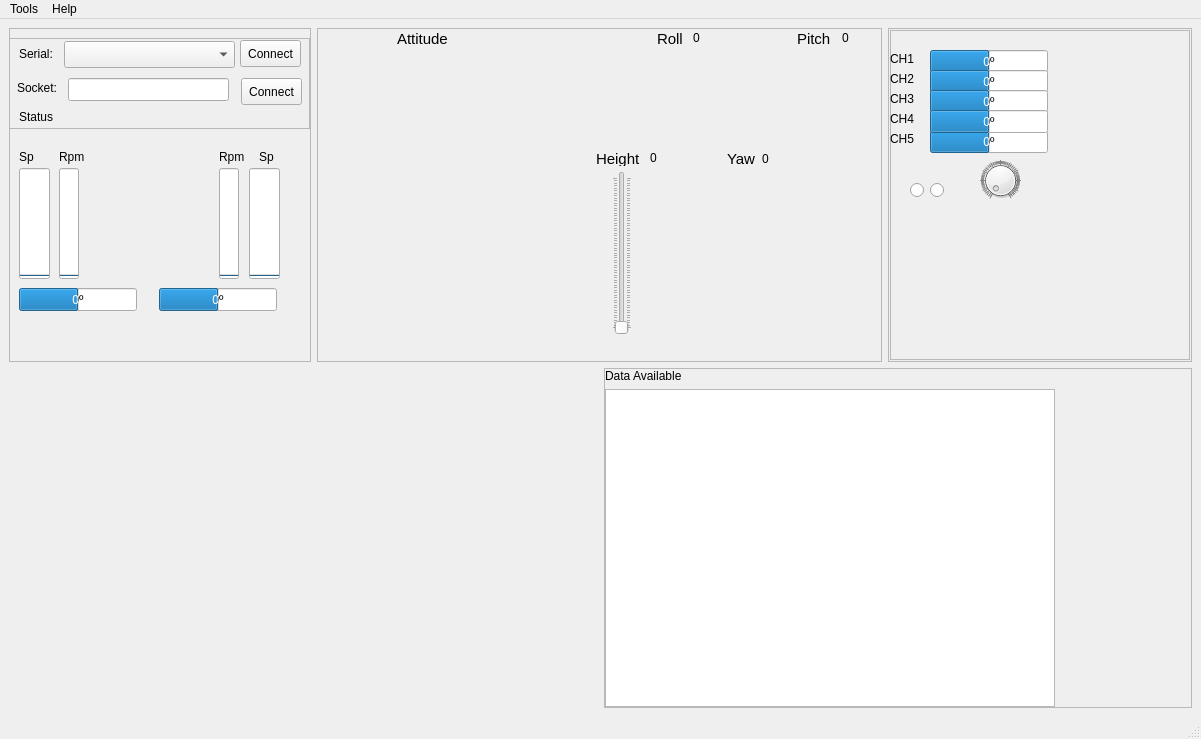
<?xml version="1.0" encoding="UTF-8"?>
<ui version="4.0">
 <class>MainWindow</class>
 <widget class="QMainWindow" name="MainWindow">
  <property name="geometry">
   <rect>
    <x>0</x>
    <y>0</y>
    <width>1200</width>
    <height>739</height>
   </rect>
  </property>
  <property name="windowTitle">
   <string>ProVANT-GroundStation</string>
  </property>
  <widget class="QWidget" name="centralwidget">
   <layout class="QVBoxLayout" name="verticalLayout_7">
    <item>
     <layout class="QVBoxLayout" name="verticalLayout_2">
      <item>
       <layout class="QHBoxLayout" name="horizontalLayout_4">
        <item>
         <widget class="QFrame" name="frame">
          <property name="enabled">
           <bool>true</bool>
          </property>
          <property name="sizePolicy">
           <sizepolicy hsizetype="Minimum" vsizetype="Expanding">
            <horstretch>0</horstretch>
            <verstretch>0</verstretch>
           </sizepolicy>
          </property>
          <property name="minimumSize">
           <size>
            <width>302</width>
            <height>334</height>
           </size>
          </property>
          <property name="maximumSize">
           <size>
            <width>302</width>
            <height>334</height>
           </size>
          </property>
          <property name="frameShape">
           <enum>QFrame::StyledPanel</enum>
          </property>
          <property name="frameShadow">
           <enum>QFrame::Raised</enum>
          </property>
          <widget class="QProgressBar" name="rMotorSetpoint">
           <property name="geometry">
            <rect>
             <x>240</x>
             <y>140</y>
             <width>31</width>
             <height>111</height>
            </rect>
           </property>
           <property name="maximum">
            <number>20</number>
           </property>
           <property name="value">
            <number>0</number>
           </property>
           <property name="orientation">
            <enum>Qt::Vertical</enum>
           </property>
           <property name="format">
            <string>%v</string>
           </property>
          </widget>
          <widget class="QProgressBar" name="lMotorSetpoint">
           <property name="geometry">
            <rect>
             <x>10</x>
             <y>140</y>
             <width>31</width>
             <height>111</height>
            </rect>
           </property>
           <property name="maximum">
            <number>20</number>
           </property>
           <property name="value">
            <number>0</number>
           </property>
           <property name="orientation">
            <enum>Qt::Vertical</enum>
           </property>
           <property name="format">
            <string>%v</string>
           </property>
          </widget>
          <widget class="QProgressBar" name="rServo">
           <property name="geometry">
            <rect>
             <x>150</x>
             <y>260</y>
             <width>118</width>
             <height>23</height>
            </rect>
           </property>
           <property name="layoutDirection">
            <enum>Qt::LeftToRight</enum>
           </property>
           <property name="autoFillBackground">
            <bool>false</bool>
           </property>
           <property name="minimum">
            <number>-500</number>
           </property>
           <property name="maximum">
            <number>500</number>
           </property>
           <property name="value">
            <number>0</number>
           </property>
           <property name="invertedAppearance">
            <bool>false</bool>
           </property>
           <property name="textDirection">
            <enum>QProgressBar::TopToBottom</enum>
           </property>
           <property name="format">
            <string>%vº</string>
           </property>
          </widget>
          <widget class="QProgressBar" name="lServo">
           <property name="geometry">
            <rect>
             <x>10</x>
             <y>260</y>
             <width>118</width>
             <height>23</height>
            </rect>
           </property>
           <property name="layoutDirection">
            <enum>Qt::LeftToRight</enum>
           </property>
           <property name="autoFillBackground">
            <bool>false</bool>
           </property>
           <property name="minimum">
            <number>-500</number>
           </property>
           <property name="maximum">
            <number>500</number>
           </property>
           <property name="value">
            <number>0</number>
           </property>
           <property name="invertedAppearance">
            <bool>false</bool>
           </property>
           <property name="textDirection">
            <enum>QProgressBar::TopToBottom</enum>
           </property>
           <property name="format">
            <string>%vº</string>
           </property>
          </widget>
          <widget class="QProgressBar" name="lMotorRpm">
           <property name="geometry">
            <rect>
             <x>50</x>
             <y>140</y>
             <width>20</width>
             <height>111</height>
            </rect>
           </property>
           <property name="maximum">
            <number>15000</number>
           </property>
           <property name="value">
            <number>0</number>
           </property>
           <property name="orientation">
            <enum>Qt::Vertical</enum>
           </property>
           <property name="format">
            <string>%v</string>
           </property>
          </widget>
          <widget class="QProgressBar" name="rMotorRpm">
           <property name="geometry">
            <rect>
             <x>210</x>
             <y>140</y>
             <width>20</width>
             <height>111</height>
            </rect>
           </property>
           <property name="maximum">
            <number>15000</number>
           </property>
           <property name="value">
            <number>0</number>
           </property>
           <property name="orientation">
            <enum>Qt::Vertical</enum>
           </property>
           <property name="format">
            <string>%v</string>
           </property>
          </widget>
          <widget class="QLabel" name="QLabel_2">
           <property name="geometry">
            <rect>
             <x>50</x>
             <y>120</y>
             <width>31</width>
             <height>17</height>
            </rect>
           </property>
           <property name="text">
            <string>Rpm</string>
           </property>
          </widget>
          <widget class="QLabel" name="QLabel_3">
           <property name="geometry">
            <rect>
             <x>10</x>
             <y>120</y>
             <width>31</width>
             <height>17</height>
            </rect>
           </property>
           <property name="text">
            <string>Sp</string>
           </property>
          </widget>
          <widget class="QLabel" name="QLabel_4">
           <property name="geometry">
            <rect>
             <x>210</x>
             <y>120</y>
             <width>31</width>
             <height>17</height>
            </rect>
           </property>
           <property name="text">
            <string>Rpm</string>
           </property>
          </widget>
          <widget class="QLabel" name="QLabel_5">
           <property name="geometry">
            <rect>
             <x>250</x>
             <y>120</y>
             <width>31</width>
             <height>17</height>
            </rect>
           </property>
           <property name="text">
            <string>Sp</string>
           </property>
          </widget>
          <widget class="QFrame" name="frame_3">
           <property name="geometry">
            <rect>
             <x>0</x>
             <y>10</y>
             <width>301</width>
             <height>91</height>
            </rect>
           </property>
           <property name="frameShape">
            <enum>QFrame::StyledPanel</enum>
           </property>
           <property name="frameShadow">
            <enum>QFrame::Raised</enum>
           </property>
           <widget class="QPushButton" name="serialConnect">
            <property name="geometry">
             <rect>
              <x>231</x>
              <y>2</y>
              <width>61</width>
              <height>27</height>
             </rect>
            </property>
            <property name="text">
             <string>Connect</string>
            </property>
           </widget>
           <widget class="QLabel" name="QLabel_6">
            <property name="geometry">
             <rect>
              <x>10</x>
              <y>7</y>
              <width>61</width>
              <height>17</height>
             </rect>
            </property>
            <property name="text">
             <string>Serial:</string>
            </property>
           </widget>
           <widget class="QComboBox" name="serialList">
            <property name="geometry">
             <rect>
              <x>55</x>
              <y>3</y>
              <width>171</width>
              <height>27</height>
             </rect>
            </property>
           </widget>
           <widget class="QLabel" name="serialStatus">
            <property name="geometry">
             <rect>
              <x>10</x>
              <y>70</y>
              <width>61</width>
              <height>17</height>
             </rect>
            </property>
            <property name="text">
             <string>Status</string>
            </property>
           </widget>
           <widget class="QLabel" name="QLabel_11">
            <property name="geometry">
             <rect>
              <x>8</x>
              <y>41</y>
              <width>51</width>
              <height>17</height>
             </rect>
            </property>
            <property name="text">
             <string>Socket:</string>
            </property>
           </widget>
           <widget class="QLineEdit" name="lineEdit">
            <property name="geometry">
             <rect>
              <x>59</x>
              <y>40</y>
              <width>161</width>
              <height>23</height>
             </rect>
            </property>
           </widget>
           <widget class="QPushButton" name="serialConnect_2">
            <property name="geometry">
             <rect>
              <x>232</x>
              <y>40</y>
              <width>61</width>
              <height>27</height>
             </rect>
            </property>
            <property name="text">
             <string>Connect</string>
            </property>
           </widget>
          </widget>
          <zorder>rMotorSetpoint</zorder>
          <zorder>lMotorSetpoint</zorder>
          <zorder>rServo</zorder>
          <zorder>lServo</zorder>
          <zorder>lMotorRpm</zorder>
          <zorder>rMotorRpm</zorder>
          <zorder>QLabel_2</zorder>
          <zorder>QLabel_3</zorder>
          <zorder>QLabel_4</zorder>
          <zorder>QLabel_5</zorder>
          <zorder>frame_3</zorder>
          <zorder>horizontalLayoutWidget_4</zorder>
         </widget>
        </item>
        <item>
         <widget class="QFrame" name="frame_2">
          <property name="minimumSize">
           <size>
            <width>565</width>
            <height>334</height>
           </size>
          </property>
          <property name="maximumSize">
           <size>
            <width>565</width>
            <height>334</height>
           </size>
          </property>
          <property name="frameShape">
           <enum>QFrame::StyledPanel</enum>
          </property>
          <property name="frameShadow">
           <enum>QFrame::Raised</enum>
          </property>
          <widget class="QWidget" name="horizontalLayoutWidget">
           <property name="geometry">
            <rect>
             <x>0</x>
             <y>20</y>
             <width>281</width>
             <height>231</height>
            </rect>
           </property>
           <layout class="QHBoxLayout" name="lay3"/>
          </widget>
          <widget class="QWidget" name="horizontalLayoutWidget_2">
           <property name="geometry">
            <rect>
             <x>279</x>
             <y>19</y>
             <width>291</width>
             <height>101</height>
            </rect>
           </property>
           <layout class="QHBoxLayout" name="lay4"/>
          </widget>
          <widget class="QWidget" name="horizontalLayoutWidget_3">
           <property name="geometry">
            <rect>
             <x>281</x>
             <y>140</y>
             <width>290</width>
             <height>171</height>
            </rect>
           </property>
           <layout class="QHBoxLayout" name="lay5"/>
          </widget>
          <widget class="QLabel" name="QLabel_7">
           <property name="geometry">
            <rect>
             <x>80</x>
             <y>0</y>
             <width>121</width>
             <height>21</height>
            </rect>
           </property>
           <property name="font">
            <font>
             <pointsize>11</pointsize>
            </font>
           </property>
           <property name="text">
            <string>Attitude</string>
           </property>
          </widget>
          <widget class="QLabel" name="QLabel_8">
           <property name="geometry">
            <rect>
             <x>340</x>
             <y>0</y>
             <width>31</width>
             <height>21</height>
            </rect>
           </property>
           <property name="font">
            <font>
             <pointsize>11</pointsize>
            </font>
           </property>
           <property name="text">
            <string>Roll</string>
           </property>
          </widget>
          <widget class="QLabel" name="QLabel_9">
           <property name="geometry">
            <rect>
             <x>480</x>
             <y>0</y>
             <width>41</width>
             <height>21</height>
            </rect>
           </property>
           <property name="font">
            <font>
             <pointsize>11</pointsize>
            </font>
           </property>
           <property name="text">
            <string>Pitch</string>
           </property>
          </widget>
          <widget class="QLabel" name="QLabel_10">
           <property name="geometry">
            <rect>
             <x>410</x>
             <y>120</y>
             <width>41</width>
             <height>21</height>
            </rect>
           </property>
           <property name="font">
            <font>
             <pointsize>11</pointsize>
            </font>
           </property>
           <property name="text">
            <string>Yaw</string>
           </property>
          </widget>
          <widget class="QLabel" name="label_6">
           <property name="geometry">
            <rect>
             <x>376</x>
             <y>2</y>
             <width>30</width>
             <height>16</height>
            </rect>
           </property>
           <property name="text">
            <string>0</string>
           </property>
          </widget>
          <widget class="QLabel" name="label_7">
           <property name="geometry">
            <rect>
             <x>525</x>
             <y>2</y>
             <width>30</width>
             <height>16</height>
            </rect>
           </property>
           <property name="text">
            <string>0</string>
           </property>
          </widget>
          <widget class="QLabel" name="label_8">
           <property name="geometry">
            <rect>
             <x>445</x>
             <y>123</y>
             <width>30</width>
             <height>16</height>
            </rect>
           </property>
           <property name="text">
            <string>0</string>
           </property>
          </widget>
          <widget class="QLabel" name="label_10">
           <property name="geometry">
            <rect>
             <x>279</x>
             <y>123</y>
             <width>57</width>
             <height>15</height>
            </rect>
           </property>
           <property name="font">
            <font>
             <pointsize>11</pointsize>
            </font>
           </property>
           <property name="text">
            <string>Height</string>
           </property>
          </widget>
          <widget class="QLabel" name="label_11">
           <property name="geometry">
            <rect>
             <x>333</x>
             <y>122</y>
             <width>30</width>
             <height>16</height>
            </rect>
           </property>
           <property name="text">
            <string>0</string>
           </property>
          </widget>
          <widget class="QSlider" name="verticalSlider_3">
           <property name="geometry">
            <rect>
             <x>295</x>
             <y>143</y>
             <width>20</width>
             <height>164</height>
            </rect>
           </property>
           <property name="minimum">
            <number>0</number>
           </property>
           <property name="maximum">
            <number>600</number>
           </property>
           <property name="orientation">
            <enum>Qt::Vertical</enum>
           </property>
           <property name="tickPosition">
            <enum>QSlider::TicksBothSides</enum>
           </property>
          </widget>
         </widget>
        </item>
        <item>
         <widget class="QFrame" name="horizontalFrame_4">
          <property name="sizePolicy">
           <sizepolicy hsizetype="Minimum" vsizetype="Preferred">
            <horstretch>0</horstretch>
            <verstretch>0</verstretch>
           </sizepolicy>
          </property>
          <property name="frameShape">
           <enum>QFrame::StyledPanel</enum>
          </property>
          <property name="frameShadow">
           <enum>QFrame::Sunken</enum>
          </property>
          <layout class="QHBoxLayout" name="horizontalLayout">
           <property name="sizeConstraint">
            <enum>QLayout::SetFixedSize</enum>
           </property>
           <property name="margin">
            <number>1</number>
           </property>
           <item>
            <widget class="QFrame" name="frame_4">
             <property name="sizePolicy">
              <sizepolicy hsizetype="Minimum" vsizetype="Preferred">
               <horstretch>0</horstretch>
               <verstretch>0</verstretch>
              </sizepolicy>
             </property>
             <property name="minimumSize">
              <size>
               <width>300</width>
               <height>330</height>
              </size>
             </property>
             <property name="frameShape">
              <enum>QFrame::StyledPanel</enum>
             </property>
             <property name="frameShadow">
              <enum>QFrame::Raised</enum>
             </property>
             <widget class="QWidget" name="horizontalLayoutWidget_4">
              <property name="geometry">
               <rect>
                <x>10</x>
                <y>190</y>
                <width>281</width>
                <height>131</height>
               </rect>
              </property>
              <layout class="QHBoxLayout" name="lay6">
               <property name="sizeConstraint">
                <enum>QLayout::SetDefaultConstraint</enum>
               </property>
              </layout>
             </widget>
             <widget class="QDial" name="dial">
              <property name="geometry">
               <rect>
                <x>90</x>
                <y>130</y>
                <width>41</width>
                <height>41</height>
               </rect>
              </property>
              <property name="maximum">
               <number>100</number>
              </property>
              <property name="wrapping">
               <bool>false</bool>
              </property>
              <property name="notchTarget">
               <double>1.000000000000000</double>
              </property>
              <property name="notchesVisible">
               <bool>true</bool>
              </property>
             </widget>
             <widget class="QRadioButton" name="radioButton">
              <property name="geometry">
               <rect>
                <x>20</x>
                <y>150</y>
                <width>16</width>
                <height>21</height>
               </rect>
              </property>
              <property name="text">
               <string/>
              </property>
             </widget>
             <widget class="QRadioButton" name="radioButton_2">
              <property name="geometry">
               <rect>
                <x>40</x>
                <y>150</y>
                <width>16</width>
                <height>21</height>
               </rect>
              </property>
              <property name="text">
               <string/>
              </property>
             </widget>
             <widget class="QProgressBar" name="ch1">
              <property name="geometry">
               <rect>
                <x>40</x>
                <y>100</y>
                <width>118</width>
                <height>23</height>
               </rect>
              </property>
              <property name="layoutDirection">
               <enum>Qt::LeftToRight</enum>
              </property>
              <property name="autoFillBackground">
               <bool>false</bool>
              </property>
              <property name="minimum">
               <number>-500</number>
              </property>
              <property name="maximum">
               <number>500</number>
              </property>
              <property name="value">
               <number>0</number>
              </property>
              <property name="invertedAppearance">
               <bool>false</bool>
              </property>
              <property name="textDirection">
               <enum>QProgressBar::TopToBottom</enum>
              </property>
              <property name="format">
               <string>%vº</string>
              </property>
             </widget>
             <widget class="QProgressBar" name="ch1_2">
              <property name="geometry">
               <rect>
                <x>40</x>
                <y>20</y>
                <width>118</width>
                <height>23</height>
               </rect>
              </property>
              <property name="layoutDirection">
               <enum>Qt::LeftToRight</enum>
              </property>
              <property name="autoFillBackground">
               <bool>false</bool>
              </property>
              <property name="minimum">
               <number>-500</number>
              </property>
              <property name="maximum">
               <number>500</number>
              </property>
              <property name="value">
               <number>0</number>
              </property>
              <property name="invertedAppearance">
               <bool>false</bool>
              </property>
              <property name="textDirection">
               <enum>QProgressBar::TopToBottom</enum>
              </property>
              <property name="format">
               <string>%vº</string>
              </property>
             </widget>
             <widget class="QProgressBar" name="ch1_3">
              <property name="geometry">
               <rect>
                <x>40</x>
                <y>40</y>
                <width>118</width>
                <height>23</height>
               </rect>
              </property>
              <property name="layoutDirection">
               <enum>Qt::LeftToRight</enum>
              </property>
              <property name="autoFillBackground">
               <bool>false</bool>
              </property>
              <property name="minimum">
               <number>-500</number>
              </property>
              <property name="maximum">
               <number>500</number>
              </property>
              <property name="value">
               <number>0</number>
              </property>
              <property name="invertedAppearance">
               <bool>false</bool>
              </property>
              <property name="textDirection">
               <enum>QProgressBar::TopToBottom</enum>
              </property>
              <property name="format">
               <string>%vº</string>
              </property>
             </widget>
             <widget class="QProgressBar" name="ch1_4">
              <property name="geometry">
               <rect>
                <x>40</x>
                <y>60</y>
                <width>118</width>
                <height>23</height>
               </rect>
              </property>
              <property name="layoutDirection">
               <enum>Qt::LeftToRight</enum>
              </property>
              <property name="autoFillBackground">
               <bool>false</bool>
              </property>
              <property name="minimum">
               <number>-500</number>
              </property>
              <property name="maximum">
               <number>500</number>
              </property>
              <property name="value">
               <number>0</number>
              </property>
              <property name="invertedAppearance">
               <bool>false</bool>
              </property>
              <property name="textDirection">
               <enum>QProgressBar::TopToBottom</enum>
              </property>
              <property name="format">
               <string>%vº</string>
              </property>
             </widget>
             <widget class="QProgressBar" name="ch1_5">
              <property name="geometry">
               <rect>
                <x>40</x>
                <y>80</y>
                <width>118</width>
                <height>23</height>
               </rect>
              </property>
              <property name="layoutDirection">
               <enum>Qt::LeftToRight</enum>
              </property>
              <property name="autoFillBackground">
               <bool>false</bool>
              </property>
              <property name="minimum">
               <number>-500</number>
              </property>
              <property name="maximum">
               <number>500</number>
              </property>
              <property name="value">
               <number>0</number>
              </property>
              <property name="invertedAppearance">
               <bool>false</bool>
              </property>
              <property name="textDirection">
               <enum>QProgressBar::TopToBottom</enum>
              </property>
              <property name="format">
               <string>%vº</string>
              </property>
             </widget>
             <widget class="QLabel" name="label">
              <property name="geometry">
               <rect>
                <x>0</x>
                <y>100</y>
                <width>66</width>
                <height>17</height>
               </rect>
              </property>
              <property name="text">
               <string>CH5</string>
              </property>
             </widget>
             <widget class="QLabel" name="label_4">
              <property name="geometry">
               <rect>
                <x>0</x>
                <y>20</y>
                <width>66</width>
                <height>17</height>
               </rect>
              </property>
              <property name="text">
               <string>CH1</string>
              </property>
             </widget>
             <widget class="QLabel" name="label_5">
              <property name="geometry">
               <rect>
                <x>0</x>
                <y>40</y>
                <width>66</width>
                <height>17</height>
               </rect>
              </property>
              <property name="text">
               <string>CH2</string>
              </property>
             </widget>
             <widget class="QLabel" name="label_9">
              <property name="geometry">
               <rect>
                <x>0</x>
                <y>60</y>
                <width>66</width>
                <height>17</height>
               </rect>
              </property>
              <property name="text">
               <string>CH3</string>
              </property>
             </widget>
             <widget class="QLabel" name="label_12">
              <property name="geometry">
               <rect>
                <x>0</x>
                <y>80</y>
                <width>66</width>
                <height>17</height>
               </rect>
              </property>
              <property name="text">
               <string>CH4</string>
              </property>
             </widget>
            </widget>
           </item>
          </layout>
         </widget>
        </item>
       </layout>
      </item>
      <item>
       <layout class="QHBoxLayout" name="horizontalLayout_5">
        <item>
         <widget class="QwtPlot" name="qwtPlot"/>
        </item>
        <item>
         <widget class="QFrame" name="frame">
          <property name="frameShape">
           <enum>QFrame::StyledPanel</enum>
          </property>
          <layout class="QVBoxLayout" name="verticalLayout">
           <property name="margin">
            <number>0</number>
           </property>
           <item>
            <widget class="QLabel" name="QLabel">
             <property name="sizePolicy">
              <sizepolicy hsizetype="Minimum" vsizetype="Fixed">
               <horstretch>0</horstretch>
               <verstretch>0</verstretch>
              </sizepolicy>
             </property>
             <property name="font">
              <font>
               <pointsize>9</pointsize>
              </font>
             </property>
             <property name="lineWidth">
              <number>1</number>
             </property>
             <property name="text">
              <string>Data Available</string>
             </property>
             <property name="scaledContents">
              <bool>true</bool>
             </property>
            </widget>
           </item>
           <item>
            <widget class="QTreeWidget" name="treeWidget">
             <property name="sizePolicy">
              <sizepolicy hsizetype="Preferred" vsizetype="Expanding">
               <horstretch>0</horstretch>
               <verstretch>0</verstretch>
              </sizepolicy>
             </property>
             <property name="minimumSize">
              <size>
               <width>300</width>
               <height>0</height>
              </size>
             </property>
             <property name="maximumSize">
              <size>
               <width>450</width>
               <height>16777215</height>
              </size>
             </property>
             <property name="horizontalScrollBarPolicy">
              <enum>Qt::ScrollBarAsNeeded</enum>
             </property>
             <property name="alternatingRowColors">
              <bool>false</bool>
             </property>
             <property name="indentation">
              <number>10</number>
             </property>
             <property name="headerHidden">
              <bool>true</bool>
             </property>
             <property name="columnCount">
              <number>4</number>
             </property>
             <column>
              <property name="text">
               <string>1</string>
              </property>
             </column>
             <column>
              <property name="text">
               <string>2</string>
              </property>
             </column>
             <column>
              <property name="text">
               <string>3</string>
              </property>
             </column>
             <column>
              <property name="text">
               <string notr="true">4</string>
              </property>
             </column>
            </widget>
           </item>
          </layout>
         </widget>
        </item>
       </layout>
      </item>
     </layout>
    </item>
   </layout>
   <zorder></zorder>
  </widget>
  <widget class="QMenuBar" name="menubar">
   <property name="geometry">
    <rect>
     <x>0</x>
     <y>0</y>
     <width>1200</width>
     <height>25</height>
    </rect>
   </property>
   <widget class="QMenu" name="menuFile">
    <property name="title">
     <string>Tools</string>
    </property>
    <addaction name="separator"/>
    <addaction name="actionLog"/>
    <addaction name="separator"/>
    <addaction name="actionClose"/>
   </widget>
   <widget class="QMenu" name="menuHelp">
    <property name="title">
     <string>Help</string>
    </property>
    <addaction name="actionAbout"/>
   </widget>
   <addaction name="menuFile"/>
   <addaction name="menuHelp"/>
  </widget>
  <widget class="QStatusBar" name="statusbar"/>
  <action name="actionLog">
   <property name="text">
    <string>Log save</string>
   </property>
   <property name="shortcut">
    <string>Ctrl+L</string>
   </property>
  </action>
  <action name="actionClose">
   <property name="text">
    <string>Close</string>
   </property>
   <property name="shortcut">
    <string>Ctrl+Q</string>
   </property>
  </action>
  <action name="actionAbout">
   <property name="text">
    <string>About</string>
   </property>
   <property name="shortcut">
    <string>F1</string>
   </property>
  </action>
 </widget>
 <customwidgets>
  <customwidget>
   <class>QwtPlot</class>
   <extends>QFrame</extends>
   <header>qwt_plot.h</header>
   <container>1</container>
  </customwidget>
 </customwidgets>
 <resources/>
 <connections>
  <connection>
   <sender>verticalSlider_3</sender>
   <signal>valueChanged(int)</signal>
   <receiver>label_11</receiver>
   <slot>setNum(int)</slot>
   <hints>
    <hint type="sourcelabel">
     <x>637</x>
     <y>226</y>
    </hint>
    <hint type="destinationlabel">
     <x>664</x>
     <y>166</y>
    </hint>
   </hints>
  </connection>
 </connections>
</ui>
